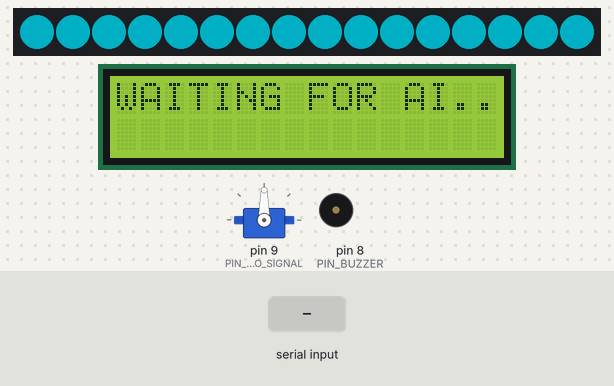
Simulated run of this sketch. Board: Arduino Uno, built with avr-gcc and run on an emulated ATmega328P. Shown: 16 RGB LEDs in strip order, left to right, servo, 16×2 character LCD, buzzer (waves = sounding, pin HIGH). Inputs (shaded band) come from the test bench. Dim RGB values are drawn brighter than linear; what the sketch prints to the serial monitor is not drawn.

Above: at 2.8 s.
2.9 s: "CONTEMPT:100\n" received over Serial
At 3.08 s:
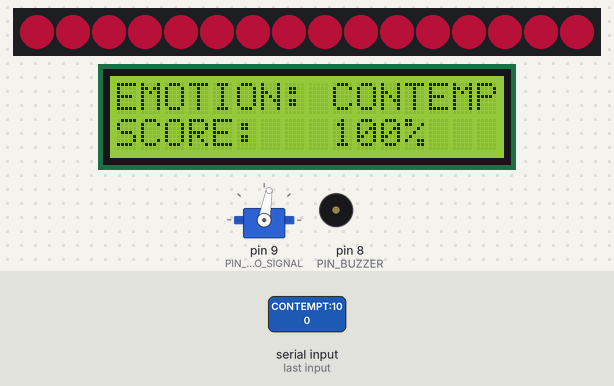
At 5.1 s:
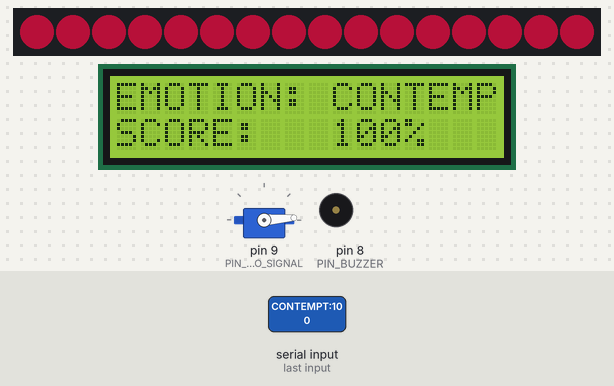
5.6 s: "90,45\n" received over Serial
At 6.08 s:
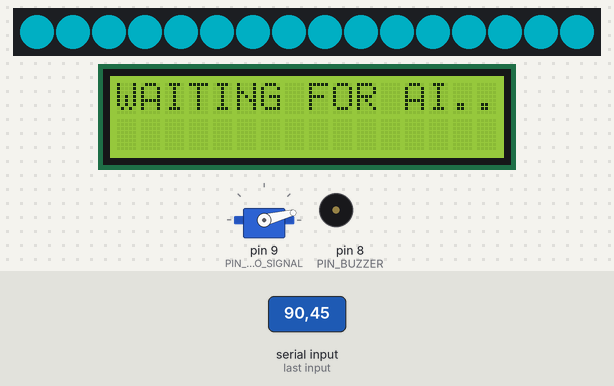
8.6 s: "0\n" received over Serial
Timing chart, 0 to 11.6 s (numbered marks = the images above; inputs shaded):
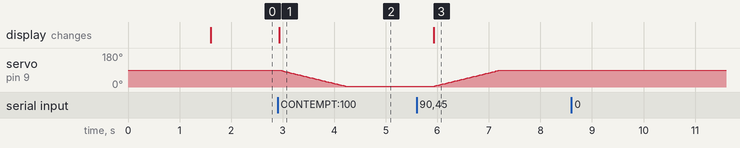

Measured:
- after the input at 2.9 s, servo on pin 9 (PIN_SERVO_SIGNAL): moves from 90° to 4° over 1.3 s, starting at once; the display: changes at once (image 1)
- after the input at 8.6 s, every drawn part: stays the same

The sketch:

vision_ai_hardware.ino
```cpp
/**
 * VISION AI — Hardware Bridge
 * =====================================================================
 * Receives "EMOTION:CONFIDENCE\n" over Serial at 115200 baud and drives
 * four peripherals that mirror the browser app's live emotion state.
 *
 *   WS2812B NeoPixel Ring  D6   16 LEDs, emotion-coloured ambient ring
 *   Active Buzzer          D8   80 ms alert beep on Angry / alert shifts
 *   SG90 Servo             D9   Valence gauge: 0° Angry → 90° Neutral → 180° Happy
 *   16x2 I2C LCD        A4/A5   Address 0x27, label + confidence readout
 *
 * PROTOCOL
 *   ASCII, newline-terminated, case-insensitive, CR tolerated:
 *     HAPPY:87
 *     NEUTRAL:72
 *     CONTEMPT:54
 *   Unknown labels are reported on Serial and ignored (state is kept).
 *
 * WATCHDOG
 *   If no valid command arrives for >3 s the rig falls back to a
 *   "waiting" state: cyan LEDs, servo at 90°, "WAITING FOR AI..." on the
 *   LCD. This makes a dropped USB cable obvious at a glance instead of
 *   leaving stale data on the gauges.
 *
 * Wiring, BOM and flashing instructions: see ../README.md
 * Library dependencies: see ../library_deps.txt
 *
 * Tested target: Arduino Uno R3 (ATmega328P, 5 V / 16 MHz).
 * =====================================================================
 */

#include <Wire.h>
#include <Servo.h>
#include <Adafruit_NeoPixel.h>
#include <LiquidCrystal_I2C.h>

// ── Pin map ──────────────────────────────────────────────────────────
// Kept in one place so a rewire only touches these five lines.
constexpr uint8_t PIN_NEOPIXEL_DATA = 6;   // WS2812B DIN
constexpr uint8_t PIN_BUZZER        = 8;   // Active buzzer + leg
constexpr uint8_t PIN_SERVO_SIGNAL  = 9;   // SG90 orange wire
// A4/A5 are the Uno's hardware I2C pins (SDA/SCL) — used implicitly by Wire.

// ── Peripheral configuration ─────────────────────────────────────────
constexpr uint16_t NEOPIXEL_COUNT    = 16;
constexpr uint8_t  NEOPIXEL_BRIGHTNESS = 90;  // 0–255; 90 is bright but easy on the eyes
constexpr uint8_t  LCD_ADDRESS       = 0x27; // Most common PCF8574 backpack address
constexpr uint8_t  LCD_COLUMNS       = 16;
constexpr uint8_t  LCD_ROWS          = 2;

constexpr uint32_t SERIAL_BAUD       = 115200;
constexpr uint32_t WATCHDOG_MS       = 3000;
constexpr uint16_t BUZZER_BEEP_MS    = 80;
constexpr uint16_t SERVO_SETTLE_MS   = 15;   // Per-degree travel pause on large swings

// Longest expected command ("CONTEMPT:100") plus slack.
constexpr uint8_t  COMMAND_BUFFER_SIZE = 24;

// ── Emotion model ────────────────────────────────────────────────────
// Mirrors the 8-class AffectNet set used by the browser app (including
// Contempt). The numeric values are the servo angle for each class —
// a valence scale where 0° is the most negative and 180° the most positive.
enum Emotion : uint8_t {
  EMOTION_ANGRY    = 0,
  EMOTION_DISGUST  = 20,
  EMOTION_FEAR     = 35,
  EMOTION_SAD      = 50,
  EMOTION_CONTEMPT = 65,
  EMOTION_NEUTRAL  = 90,
  EMOTION_SURPRISE = 120,
  EMOTION_HAPPY    = 180,
  EMOTION_UNKNOWN  = 255
};

struct EmotionProfile {
  const char*  label;      // Uppercase protocol token
  uint8_t      red;        // NeoPixel colour
  uint8_t      green;
  uint8_t      blue;
  bool         isAlert;    // Triggers the warning beep
};

// Order must match the Emotion enum above.
static const EmotionProfile EMOTION_TABLE[] PROGMEM = {
  // label        red   green blue  alert
  { "ANGRY",      0xFF, 0x33, 0x66, true  },  // #FF3366 red
  { "DISGUST",    0xAA, 0x44, 0xFF, true  },  // #AA44FF purple
  { "FEAR",       0xFF, 0x88, 0x00, true  },  // #FF8800 orange
  { "SAD",        0x44, 0x88, 0xFF, false },  // #4488FF blue
  { "CONTEMPT",   0xBE, 0x12, 0x3C, false },  // #BE123C deep rose (matches app)
  { "NEUTRAL",    0x00, 0xE5, 0xFF, false },  // #00E5FF cyan
  { "SURPRISE",   0xFF, 0xD7, 0x00, false },  // #FFD700 gold
  { "HAPPY",      0x00, 0xFF, 0x88, false },  // #00FF88 green
};
constexpr uint8_t EMOTION_TABLE_SIZE =
  sizeof(EMOTION_TABLE) / sizeof(EMOTION_TABLE[0]);

// Fallback colour when the label is unrecognised — deliberately dim white.
constexpr uint8_t UNKNOWN_RED   = 40;
constexpr uint8_t UNKNOWN_GREEN = 40;
constexpr uint8_t UNKNOWN_BLUE  = 40;

// ── Peripherals ──────────────────────────────────────────────────────
Adafruit_NeoPixel pixels(NEOPIXEL_COUNT, PIN_NEOPIXEL_DATA, NEO_GRB + NEO_KHZ800);
Servo             gaugeServo;
LiquidCrystal_I2C lcd(LCD_ADDRESS, LCD_COLUMNS, LCD_ROWS);

// ── Runtime state ────────────────────────────────────────────────────
char     commandBuffer[COMMAND_BUFFER_SIZE];
uint8_t  commandLength = 0;

Emotion  currentEmotion     = EMOTION_NEUTRAL;
uint8_t  currentConfidence  = 0;
Emotion  previousEmotion    = EMOTION_UNKNOWN;

uint32_t lastCommandMs   = 0;
uint32_t buzzerOffMs     = 0;
bool     buzzerActive    = false;
bool     watchdogTripped = true;   // Start in the waiting state

// Servo easing: stepping a cheap SG90 across 180° in one jump can strip
// gears under load, so motion is spread over loop() iterations.
uint8_t  targetServoAngle  = 90;
uint8_t  currentServoAngle = 90;
uint32_t lastServoStepMs   = 0;

// ── Forward declarations ─────────────────────────────────────────────
void  applyEmotion(Emotion emotion, uint8_t confidence);
void  enterWaitingState();
void  beep();
Emotion emotionFromLabel(const char* label);
const EmotionProfile* profileFor(Emotion emotion);
void  writeLcdLine(uint8_t row, const char* prefix, const char* value);
void  setRingColour(uint8_t red, uint8_t green, uint8_t blue);

// =====================================================================
// SETUP
// =====================================================================
void setup() {
  Serial.begin(SERIAL_BAUD);

  // Give cheap USB-serial bridges a moment to enumerate before the first
  // bytes are written — otherwise the opening banner is silently lost.
  delay(1500);

  // Buzzer: driven HIGH to sound (active buzzer has its own oscillator).
  pinMode(PIN_BUZZER, OUTPUT);
  digitalWrite(PIN_BUZZER, LOW);

  pixels.begin();
  pixels.setBrightness(NEOPIXEL_BRIGHTNESS);
  pixels.show();                       // All LEDs off

  gaugeServo.attach(PIN_SERVO_SIGNAL);
  gaugeServo.write(90);                // Neutral — matches the waiting state

  lcd.init();
  lcd.backlight();
  lcd.clear();

  enterWaitingState();

  Serial.println(F("VISION AI hardware bridge ready"));
  Serial.println(F("Send: EMOTION:CONFIDENCE  e.g. HAPPY:87"));
}

// =====================================================================
// MAIN LOOP
// =====================================================================
void loop() {
  readSerial();
  serviceBuzzer();
  serviceServo();

  // Watchdog: no valid command within the window → fall back to waiting.
  if (!watchdogTripped && (millis() - lastCommandMs) > WATCHDOG_MS) {
    enterWaitingState();
  }
}

// ── Serial ───────────────────────────────────────────────────────────
/**
 * Non-blocking line reader. Using Serial.readStringUntil() instead would
 * block for its full timeout (default 1 s) on every loop iteration and
 * make the servo and buzzer feel sluggish.
 */
void readSerial() {
  while (Serial.available() > 0) {
    const char c = static_cast<char>(Serial.read());

    if (c == '\n') {
      if (commandLength > 0) {
        commandBuffer[commandLength] = '\0';
        handleCommand(commandBuffer);
        commandLength = 0;
      }
      continue;
    }

    // Tolerate CR from CRLF senders.
    if (c == '\r') continue;

    if (commandLength < COMMAND_BUFFER_SIZE - 1) {
      commandBuffer[commandLength++] = c;
    } else {
      // Overlong garbage: discard and resynchronise on the next newline.
      commandLength = 0;
    }
  }
}

/** Parse "LABEL:CONFIDENCE" and apply it. */
void handleCommand(const char* raw) {
  const char* separator = strchr(raw, ':');
  if (separator == nullptr) {
    Serial.print(F("ERR malformed (no ':'): "));
    Serial.println(raw);
    return;
  }

  const uint8_t labelLength = static_cast<uint8_t>(separator - raw);
  if (labelLength == 0 || labelLength >= COMMAND_BUFFER_SIZE) {
    Serial.print(F("ERR bad label: "));
    Serial.println(raw);
    return;
  }

  char label[COMMAND_BUFFER_SIZE];
  strncpy(label, raw, labelLength);
  label[labelLength] = '\0';

  const int confidence = atoi(separator + 1);
  if (confidence < 0 || confidence > 100) {
    Serial.print(F("ERR confidence out of range: "));
    Serial.println(raw);
    return;
  }

  const Emotion emotion = emotionFromLabel(label);
  if (emotion == EMOTION_UNKNOWN) {
    // Keep the last valid state — a typo should not blank the gauges.
    Serial.print(F("ERR unknown emotion: "));
    Serial.println(label);
    return;
  }

  watchdogTripped = false;
  lastCommandMs   = millis();
  applyEmotion(emotion, static_cast<uint8_t>(confidence));
}

/** Case-insensitive label → Emotion lookup. */
Emotion emotionFromLabel(const char* label) {
  for (uint8_t i = 0; i < EMOTION_TABLE_SIZE; i++) {
    const char* candidate = EMOTION_TABLE[i].label;
    if (strcasecmp(label, candidate) == 0) {
      return static_cast<Emotion>(i);
    }
  }
  return EMOTION_UNKNOWN;
}

const EmotionProfile* profileFor(Emotion emotion) {
  if (emotion == EMOTION_UNKNOWN) return nullptr;
  const uint8_t index = static_cast<uint8_t>(emotion);
  if (index >= EMOTION_TABLE_SIZE) return nullptr;
  return &EMOTION_TABLE[index];
}

// ── Actuation ────────────────────────────────────────────────────────
void applyEmotion(Emotion emotion, uint8_t confidence) {
  previousEmotion  = currentEmotion;
  currentEmotion   = emotion;
  currentConfidence = confidence;

  const EmotionProfile* profile = profileFor(emotion);
  const uint8_t red   = profile ? pgm_read_byte(&profile->red)   : UNKNOWN_RED;
  const uint8_t green = profile ? pgm_read_byte(&profile->green) : UNKNOWN_GREEN;
  const uint8_t blue  = profile ? pgm_read_byte(&profile->blue)  : UNKNOWN_BLUE;

  setRingColour(red, green, blue);
  targetServoAngle = static_cast<uint8_t>(emotion);  // Enum value IS the angle

  // LCD: "EMOTION: <label>" / "SCORE:   <n>%", both truncated to 16 chars.
  const char* displayLabel = profile ? profile->label : "UNKNOWN";
  writeLcdLine(0, "EMOTION: ", displayLabel);

  char scoreLine[LCD_COLUMNS + 1];
  snprintf(scoreLine, sizeof(scoreLine), "SCORE:   %u%%", confidence);
  lcd.setCursor(0, 1);
  lcd.print(scoreLine);
  // Clear any residue when the new text is shorter than the last.
  for (uint8_t i = strlen(scoreLine); i < LCD_COLUMNS; i++) lcd.print(' ');

  // Buzzer: Angry always alerts; other negative emotions alert only on a
  // fresh transition into them, so a sustained frown does not keep beeping.
  const bool isNewAlert = profile != nullptr && profile->isAlert &&
                          previousEmotion != emotion;
  if (emotion == EMOTION_ANGRY || isNewAlert) {
    beep();
  }

  // Echo the applied state so the browser can confirm round-trip health.
  Serial.print(F("OK "));
  Serial.print(displayLabel);
  Serial.print(':');
  Serial.println(confidence);
}

/** Fill the ring with one colour. Intensity scales slightly with confidence. */
void setRingColour(uint8_t red, uint8_t green, uint8_t blue) {
  const uint32_t colour = pixels.Color(red, green, blue);
  for (uint16_t i = 0; i < NEOPIXEL_COUNT; i++) {
    pixels.setPixelColor(i, colour);
  }
  pixels.show();
}

// ── Buzzer ───────────────────────────────────────────────────────────
void beep() {
  digitalWrite(PIN_BUZZER, HIGH);
  buzzerActive = true;
  buzzerOffMs  = millis() + BUZZER_BEEP_MS;
}

/** Non-blocking buzzer off — delay(80) would stall the servo easing. */
void serviceBuzzer() {
  if (buzzerActive && (millis() >= buzzerOffMs)) {
    digitalWrite(PIN_BUZZER, LOW);
    buzzerActive = false;
  }
}

// ── Servo easing ─────────────────────────────────────────────────────
/**
 * Step the servo one degree per interval. A cheap SG90 driven 180° in a
 * single write() can overshoot and stall under load; easing keeps the
 * needle motion smooth and readable as a gauge.
 */
void serviceServo() {
  if (currentServoAngle == targetServoAngle) return;
  if ((millis() - lastServoStepMs) < SERVO_SETTLE_MS) return;

  if (targetServoAngle > currentServoAngle) currentServoAngle++;
  else                                      currentServoAngle--;

  gaugeServo.write(currentServoAngle);
  lastServoStepMs = millis();
}

// ── Watchdog / idle state ────────────────────────────────────────────
void enterWaitingState() {
  watchdogTripped = true;
  currentEmotion    = EMOTION_NEUTRAL;
  previousEmotion   = EMOTION_UNKNOWN;
  currentConfidence = 0;
  targetServoAngle  = 90;

  setRingColour(0x00, 0xE5, 0xFF);   // Cyan — "idle, link is down"

  lcd.setCursor(0, 0);
  lcd.print(F("WAITING FOR AI..."));
  lcd.setCursor(0, 1);
  lcd.print(F("                "));    // Blank line 2
}

// ── LCD helper ───────────────────────────────────────────────────────
/**
 * Print "prefix + value" on a row, truncated to the LCD width and padded
 * with spaces so a shorter new line never leaves stale characters behind.
 * ("EMOTION: SURPRISE" is 17 characters, the only label that overflows.)
 */
void writeLcdLine(uint8_t row, const char* prefix, const char* value) {
  char line[LCD_COLUMNS + 1];
  snprintf(line, sizeof(line), "%s%s", prefix, value);

  lcd.setCursor(0, row);
  lcd.print(line);
  for (uint8_t i = strlen(line); i < LCD_COLUMNS; i++) lcd.print(' ');
}
```
